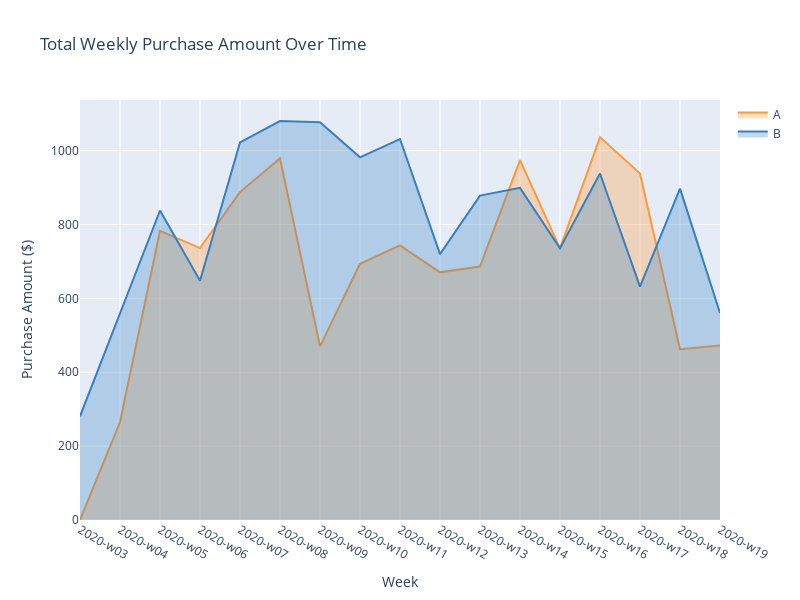

The cell this chart's notebook holds for it:
### Markdown cell above
### What Is The Purchase Amount Over Time per Landing Page?

### Code cell
temp = df.groupby(['YearWeek','Landing Page']).agg({'Purchase':'sum','Session Time':'mean',
                                                   'Purchase Amount':'sum',
                                                   'Session Id':'count'}).reset_index()
temp.rename(columns={'Session Id':'Count'},inplace=True)

temp = temp.pivot(index='YearWeek',columns='Landing Page',values='Purchase Amount').reset_index()

layout = cf.Layout(
    height = 600,
    width = 800,
    yaxis = dict(
    title = 'Purchase Amount ($)'),
    xaxis = dict(
    title = 'Week'),
    title = 'Total Weekly Purchase Amount Over Time'
)

fig = temp.set_index('YearWeek')[['A','B']].\
    iplot(kind='scatter',
          fill=True,
          width=2,
          asFigure=True,
          layout = layout)

fig.show()

### Figure 1 — Plotly figure (JSON) as saved in the notebook; plotly's stock layout.template omitted (floating-point values rounded to 4 significant figures)
{"data": [{"fill": "tozeroy", "fillcolor": "rgba(255, 153, 51, 0.3)", "line": {"color": "rgba(255, 153, 51, 1.0)", "dash": "solid", "shape": "linear", "width": 2}, "mode": "lines", "name": "A", "text": "", "type": "scatter", "x": ["2020-w03", "2020-w04", "2020-w05", "2020-w06", "2020-w07", "2020-w08", "2020-w09", "2020-w10", "2020-w11", "2020-w12", "2020-w13", "2020-w14", "2020-w15", "2020-w16", "2020-w17", "2020-w18", "2020-w19"], "y": [0, 264.4, 782.7, 735.9, 887.6, 978.8, 470.1, 693.2, 743.4, 670.3, 685.9, 973.9, 735.4, 1036.0, 938.1, 462.5, 472.0]}, {"fill": "tozeroy", "fillcolor": "rgba(55, 128, 191, 0.3)", "line": {"color": "rgba(55, 128, 191, 1.0)", "dash": "solid", "shape": "linear", "width": 2}, "mode": "lines", "name": "B", "text": "", "type": "scatter", "x": ["2020-w03", "2020-w04", "2020-w05", "2020-w06", "2020-w07", "2020-w08", "2020-w09", "2020-w10", "2020-w11", "2020-w12", "2020-w13", "2020-w14", "2020-w15", "2020-w16", "2020-w17", "2020-w18", "2020-w19"], "y": [280.6, 560.0, 837.7, 647.5, 1022.0, 1080.0, 1076.0, 981.6, 1031.0, 719.8, 877.9, 899.0, 735.6, 937.9, 631.6, 896.9, 560.4]}], "layout": {"height": 600, "title": {"text": "Total Weekly Purchase Amount Over Time"}, "width": 800, "xaxis": {"title": {"text": "Week"}}, "yaxis": {"title": {"text": "Purchase Amount ($)"}}}}
